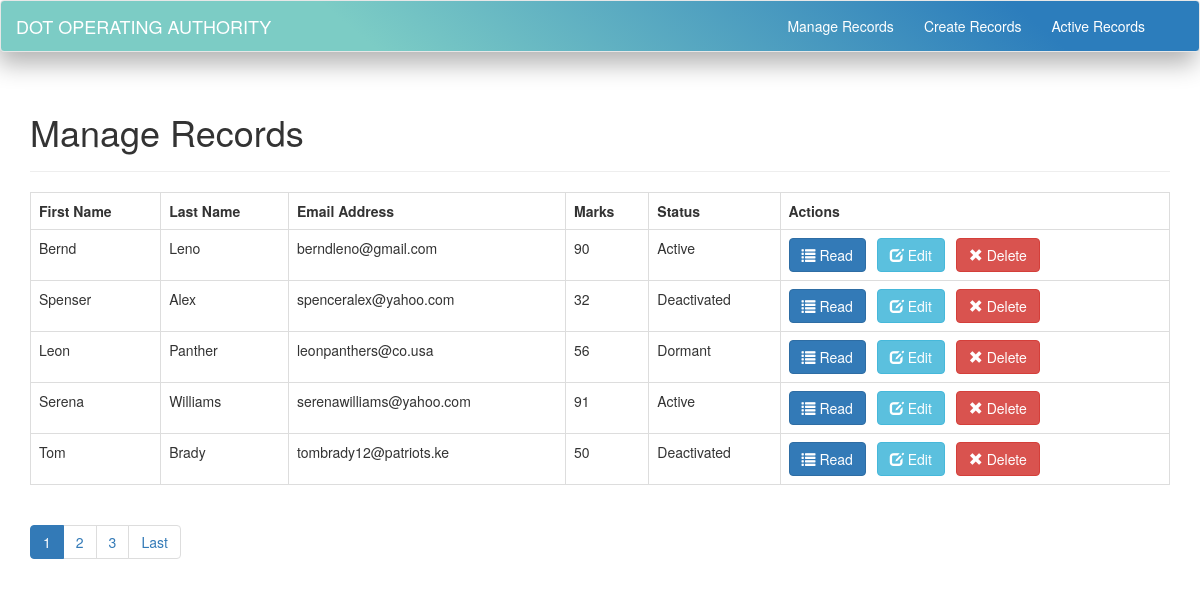
The page / on the database its author committed.
### tables this page shows
CREATE TABLE `records` (
  `records_id` int(11) NOT NULL,
  `first_name` varchar(32) NOT NULL,
  `last_name` varchar(32) NOT NULL,
  `email_address` varchar(70) NOT NULL,
  `marks` int(11) NOT NULL,
  `status_id` int(11) NOT NULL,
  `created` datetime NOT NULL,
  `modified` timestamp NOT NULL DEFAULT current_timestamp(),
  `image` varchar(512) NOT NULL
);

CREATE TABLE `status` (
  `id` int(11) NOT NULL,
  `status` varchar(25) NOT NULL,
  `created` datetime NOT NULL,
  `modified` timestamp NOT NULL DEFAULT current_timestamp()
);

### objects/records.php (called while the page is built, shortened)
<?php
class Records{
    private $conn;
    private $table_name = "records";
    public function __construct($db){
        $this->conn = $db;
    }
public function countAll(){
    $query = "SELECT records_id FROM " . $this->table_name . "";
    $stmt = $this->conn->prepare( $query );
    $stmt->execute();
    $num = $stmt->rowCount();
    return $num;
}
   function readAll($from_record_num, $records_per_page){
    $query = "SELECT records_id, first_name, last_name, email_address, marks, status_id FROM " . $this->table_name . "
            ORDER BY
                records_id ASC
            LIMIT
                {$from_record_num}, {$records_per_page}";
    $stmt = $this->conn->prepare( $query );
    $stmt->execute();
    return $stmt;
}
}
?>

### objects/status.php (called while the page is built, shortened)
<?php
class Status{
    private $conn;
    private $table_name = "status";
    public $id;
    public function __construct($db){
        $this->conn = $db;
    }
    function readName(){
    $query = "SELECT status FROM " . $this->table_name . " WHERE id = ? limit 0,1";
    $stmt = $this->conn->prepare( $query );
    $stmt->bindParam(1, $this->id);
    $stmt->execute();
    $row = $stmt->fetch(PDO::FETCH_ASSOC);
    $this->name = $row['status'];
}
}
?>

### index.php (the view, shortened to what this page needs)
<?php
$page = isset($_GET['page']) ? $_GET['page'] : 1;
$records_per_page = 5;
$from_record_num = ($records_per_page * $page) - $records_per_page;
include_once 'objects/records.php';
include_once 'objects/status.php';
$database = new Database();
$db = $database->getConnection();
$records = new Records($db);
$status = new Status($db);
$stmt = $records->readAll($from_record_num, $records_per_page);
$num = $stmt->rowCount();
$page_title = "Manage Records";
include_once "layout_header.php";
if($num>0){
    echo "<table class='table table-hover table-responsive table-bordered'>";
        echo "<tr>";
            echo "<th>First Name</th>";
            echo "<th>Last Name</th>";
            echo "<th>Email Address</th>";
            echo "<th>Marks</th>";
            echo "<th>Status</th>";
            echo "<th>Actions</th>";
        echo "</tr>";
        while ($row = $stmt->fetch(PDO::FETCH_ASSOC)){
            extract($row);
            echo "<tr>";
                echo "<td>{$first_name}</td>";
                echo "<td>{$last_name}</td>";
                echo "<td>{$email_address}</td>";
                echo "<td>{$marks}</td>";
                echo "<td>";
                    $status->id = $status_id;
                    $status->readName();
                    echo $status->name;
                echo "</td>";
                echo "<td>";
echo "<a href='read_one.php?id={$records_id}' class='btn btn-primary left-margin'>
    <span class='glyphicon glyphicon-list'></span> Read
</a>
<a href='update_records.php?id={$records_id}' class='btn btn-info left-margin'>
    <span class='glyphicon glyphicon-edit'></span> Edit
</a>
<a delete-id='{$records_id}' class='btn btn-danger delete-object'>
    <span class='glyphicon glyphicon-remove'></span> Delete
</a>";
                echo "</td>";
            echo "</tr>";
        }
    echo "</table>";
$page_url = "index.php?";
$total_rows = $records->countAll();
include_once 'paging.php';
}
else{
    echo "<div class='alert alert-info'>No records found.</div>";
}
include_once "layout_footer.php";
?>

### layout_header.php (shortened to what this page needs)
<!DOCTYPE html>
<html lang="en">
<head>
    <link rel="stylesheet" href="https://maxcdn.bootstrapcdn.com/bootstrap/3.3.7/css/bootstrap.min.css" />
    <link rel="stylesheet" href="custom.css" />
</head>
<body>
    <nav class="navbar navbar-default">
  <div class="container-fluid">
    <div class="navbar-header">
      <a class="navbar-brand" href="index.html">DOT OPERATING AUTHORITY</a>
    </div>
    <ul class="nav navbar-nav">
   <li><a href='index.php'>Manage Records</a></li>
   <li><a href='create_records.php'>Create Records</a></li>
   <li><a href='active_records.php'>Active Records</a></li>
    </ul>
  </div>
</nav>
    <div class="container">
        <?php
        echo "<div class='page-header'>
                <h1>{$page_title}</h1>
            </div>";
        ?>

### paging.php (shortened to what this page needs)
<?php
echo "<ul class='pagination'>";
$total_pages = ceil($total_rows / $records_per_page);
$range = 2;
$initial_num = $page - $range;
$condition_limit_num = ($page + $range)  + 1;
for ($x=$initial_num; $x<$condition_limit_num; $x++) {
    if (($x > 0) && ($x <= $total_pages)) {
        if ($x == $page) {
            echo "<li class='active'><a href=\"#\">$x <span class=\"sr-only\">(current)</span></a></li>";
        }
        else {
            echo "<li><a href='{$page_url}page=$x'>$x</a></li>";
        }
    }
}
if($page<$total_pages){
    echo "<li><a href='" .$page_url. "page={$total_pages}' title='Last page is {$total_pages}.'>";
        echo "Last";
    echo "</a></li>";
}
echo "</ul>";
?>

### layout_footer.php (shortened to what this page needs)
</div>
</body>
</html>

### custom.css (style rules this page uses)
.left-margin { margin:0 .5em 0 0; }

### layout_header.php (style rules this page uses)
.navbar-nav { float: right; margin-right: 24px; }
.navbar { background-image: linear-gradient(-140deg, #2c7dbc 15%, #7cccc5 70%); -webkit-box-shadow: -3px 13px 24px -1px rgba(0,0,0,0.3); box-shadow: -3px 13px 24px -1px rgba(0,0,0,0.3); }
.navbar > .container .navbar-brand, .navbar > .container-fluid .navbar-brand { margin-left: -15px; color: white; }
.navbar-default .navbar-nav > li > a { color: white; }

### rows shown on the page
records: first_name "Bernd", last_name "Leno", email_address "berndleno@gmail.com", marks "90", status.status "Active"
records: first_name "Spenser", last_name "Alex", email_address "spenceralex@yahoo.com", marks "32", status.status "Deactivated"
records: first_name "Leon", last_name "Panther", email_address "leonpanthers@co.usa", marks "56", status.status "Dormant"
records: first_name "Serena", last_name "Williams", email_address "serenawilliams@yahoo.com", marks "91", status.status "Active"
records: first_name "Tom", last_name "Brady", email_address "tombrady12@patriots.ke", marks "50", status.status "Deactivated"

### other values the page prints
$page_title "Manage Records"
